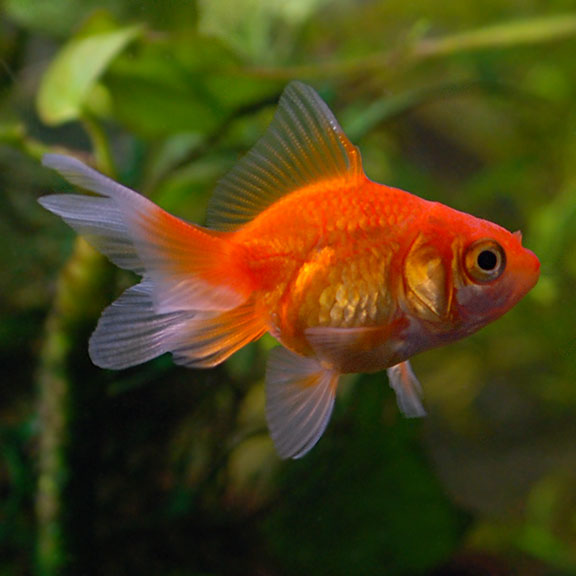
#> input picture Deep_Learning/goldfish.jpg, 576 x 576 px, given as the content of the folder ../../Deep_Learning/goldfish.jpg, which was not available
$ python -i Data_Augmentation.py   (imports and definitions only)
#> lines starting #> are read from the running program, lines starting #| are printed output that depends on the picture; pictures that were not available may be replaced by others from this repository, and a replacement may not be noted
# -*- coding: utf-8 -*-
import cv2
import numpy as np
import os
import os.path

# parameters of augmentation
scale_range = 0.2
shift_range = 0.2
brightness_range = 50

# Impulse noise
def SaltAndPepper(image, noise_density):
    '''
    SP_NoiseImg=src.copy()
    SP_NoiseNum=int(percetage*src.shape[0]*src.shape[1])
    for _ in range(SP_NoiseNum):
        randR=np.random.randint(0,src.shape[0]-1)
        randG=np.random.randint(0,src.shape[1]-1)
        randB=np.random.randint(0,3)
        if np.random.randint(0,1)==0:
            SP_NoiseImg[randR,randG,randB]=0
        else:
            SP_NoiseImg[randR,randG,randB]=255
    return SP_NoiseImg
    '''
    rows, cols = image.shape[:2]
    noise = np.random.choice((0, 1, 2), size=(rows, cols), p=[1 - noise_density, noise_density/2., noise_density/2.])
    noise = np.uint8(noise)
    salt = cv2.bitwise_and(np.uint8(noise == 1), np.uint8(noise_density == 1))
    pepper = cv2.bitwise_and(np.uint8(noise == 2), np.uint8(noise_density == 1))
    noise_image = cv2.addWeighted(image, 1, 0.1 * salt, 0.1, 0)
    noise_image = cv2.addWeighted(noise_image, 1, 0.1 * pepper, 0.1, 0)
    return noise_image

# Gaussian noise
def GaussianNoise(image):
    '''
    G_Noiseimg = image.copy()
    w = image.shape[1]
    h = image.shape[0]
    G_NoiseNum=int(percetage*image.shape[0]*image.shape[1])
    for _ in range(G_NoiseNum):
        temp_x = np.random.randint(0,h)
        temp_y = np.random.randint(0,w)
        G_Noiseimg[temp_x][temp_y][np.random.randint(3)] = np.random.randn(1)[0]
    return G_Noiseimg
    '''
    sigma_range = (0, 20)
    sigma = np.random.uniform(sigma_range[0], sigma_range[1])
    gaussian_noise = np.random.normal(0, sigma, image.shape)
    noise_image = cv2.add(image, gaussian_noise.astype(np.uint8))
    return noise_image

# Brightness
def Brightness(image):
    '''
    image_copy = image.copy()
    w = image.shape[1]
    h = image.shape[0]
    #get brighter
    for xi in range(0,w):
        for xj in range(0,h):
            image_copy[xj,xi,0] = np.clip(int(image[xj,xi,0]*percetage),a_max=255,a_min=0)
            image_copy[xj,xi,1] = np.clip(int(image[xj,xi,1]*percetage),a_max=255,a_min=0)
            image_copy[xj,xi,2] = np.clip(int(image[xj,xi,2]*percetage),a_max=255,a_min=0)
    return image_copy
    '''
    brightness = np.random.randint(-brightness_range, brightness_range)
    brightness_image = cv2.add(image, brightness)
    return brightness_image

# rotate
def Rotate(image, angle_range = 0):
    '''
    (h, w) = image.shape[:2]
    # If no rotation center is specified, the center of the image is set as the rotation center
    if center is None:
        center = (w / 2, h / 2)
    m = cv2.getRotationMatrix2D(center, angle, scale)
    rotated = cv2.warpAffine(image, m, (w, h))
    return rotated
    '''
    angle = np.random.uniform(-angle_range, angle_range)
    rows, cols = image.shape[:2]
    M = cv2.getRotationMatrix2D((cols/2, rows/2), angle, 1)
    rotate_image = cv2.warpAffine(image, M, (cols, rows))
    return rotate_image

# turn over
def Flip(image):
    flip_image = cv2.flip(image, 1)
    return flip_image

# crop
def Crop(image):
    crop_range = (0.8, 1.0)
    rows, cols = image.shape[:2]
    crop_size = int(min(rows, cols) * crop_range[0])
    top = np.random.randint(0, rows - crop_size)
    left = np.random.randint(0, cols - crop_size)
    crop_image = image[top:top+crop_size, left:left+crop_size, :]
    return crop_image

def Shift(image):
    rows, cols = image.shape[:2]
    x_shift = np.random.uniform(-shift_range, shift_range) * cols
    y_shift = np.random.uniform(-shift_range, shift_range) * rows
    M = np.float32([[1, 0, x_shift], [0, 1, y_shift]])
    shift_image = cv2.warpAffine(image, M, (cols, rows))
    return shift_image

def FigAug(root_path):
    # root_path = "../data/train"
#> called with root_path = '../../Deep_Learning/goldfish.jpg'
    for dirpath, dirnames, filenames in os.walk(root_path):
        save_path = dirpath
        print('********')
        print(save_path)
        print('********')
        for file_i in filenames:
            file_i_path = os.path.join(dirpath, file_i)
            print(file_i_path)
            if '.DS_Store' in file_i_path:
                continue

            img_i = cv2.imread(file_i_path)
#> img_i is the input picture: shape (576, 576, 3); mean B, G, R 23.1, 67.4, 77.6
            filename = os.path.basename(file_i_path)

            img_crop = Crop(img_i)
#> in Crop, `crop_image = image[top:top+crop_size, left:left+crop_size, :]`:
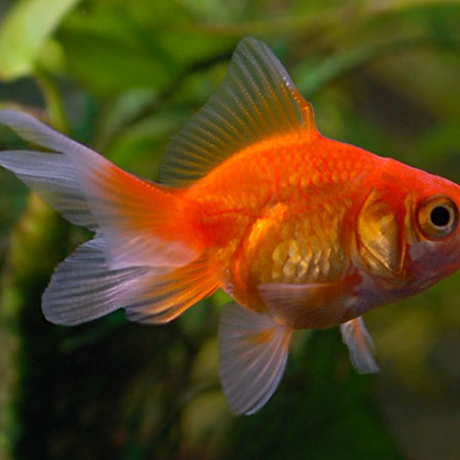
#> crop_image: shape (460, 460, 3); mean B, G, R 27, 70, 90.6
            cv2.imwrite(os.path.join(save_path, 'crop_' + filename), img_crop)

            img_flip = Flip(img_i)
#> in Flip, `flip_image = cv2.flip(image, 1)`:
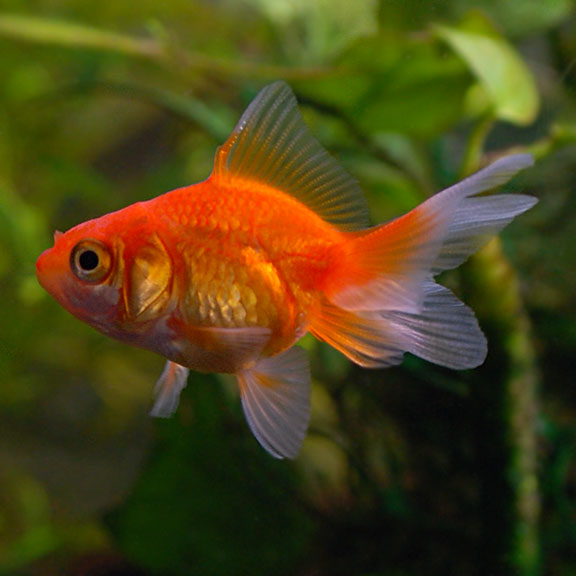
#> flip_image: shape (576, 576, 3); mean B, G, R 23.1, 67.4, 77.6
            cv2.imwrite(os.path.join(save_path, 'flip_' + filename), img_flip)

            img_rotate1 = Rotate(img_i, 90)
#> in Rotate, `rotate_image = cv2.warpAffine(image, M, (cols, rows))`:
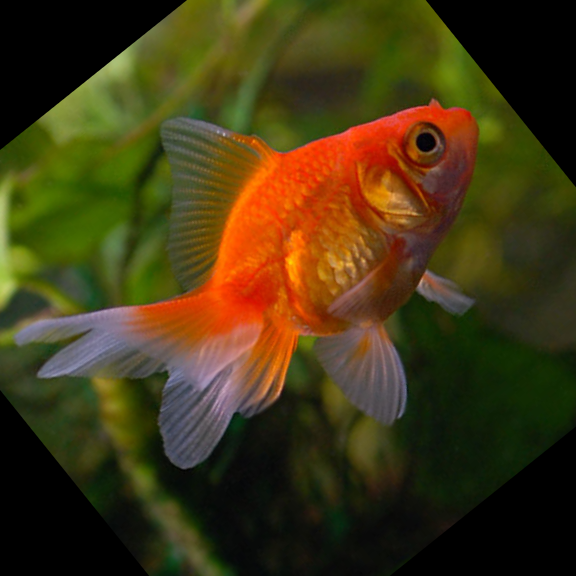
#> rotate_image: shape (576, 576, 3); mean B, G, R 19.6, 55.2, 67.1
            cv2.imwrite(os.path.join(save_path, 'rotate90_' + filename), img_rotate1)
            img_rotate2 = Rotate(img_i, 180)
#> call 2 of Rotate, with angle_range = 180
#> in Rotate (call 2), `rotate_image = cv2.warpAffine(image, M, (cols, rows))`:
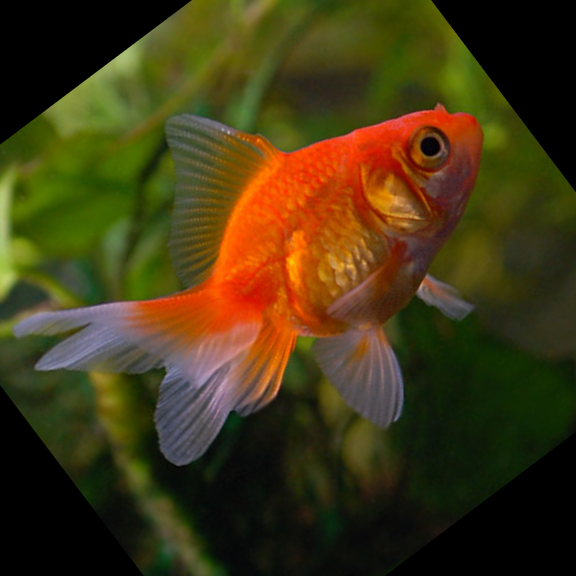
#> rotate_image: shape (576, 576, 3); mean B, G, R 19.7, 55.3, 67.2
            cv2.imwrite(os.path.join(save_path, 'rotate180_' + filename), img_rotate2)
            img_rotate3 = Rotate(img_i, 270)
#> call 3 of Rotate, with angle_range = 270
#> in Rotate (call 3), `rotate_image = cv2.warpAffine(image, M, (cols, rows))`:
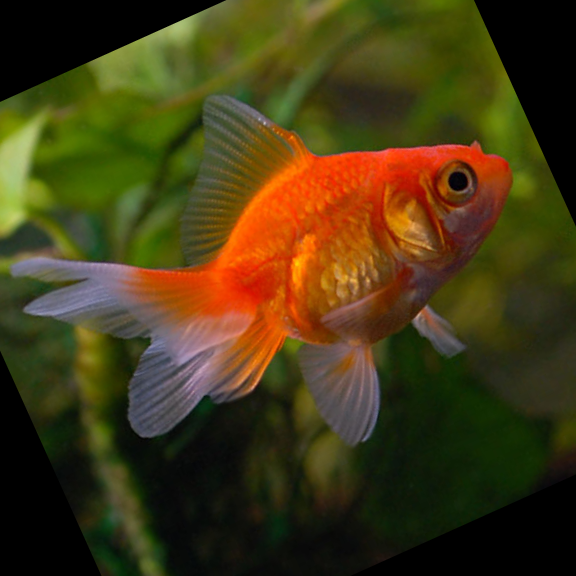
#> rotate_image: shape (576, 576, 3); mean B, G, R 20.5, 57.7, 69.2
            cv2.imwrite(os.path.join(save_path, 'rotate270_' + filename), img_rotate3)

            img_shift = Shift(img_i)
#> in Shift, `shift_image = cv2.warpAffine(image, M, (cols, rows))`:
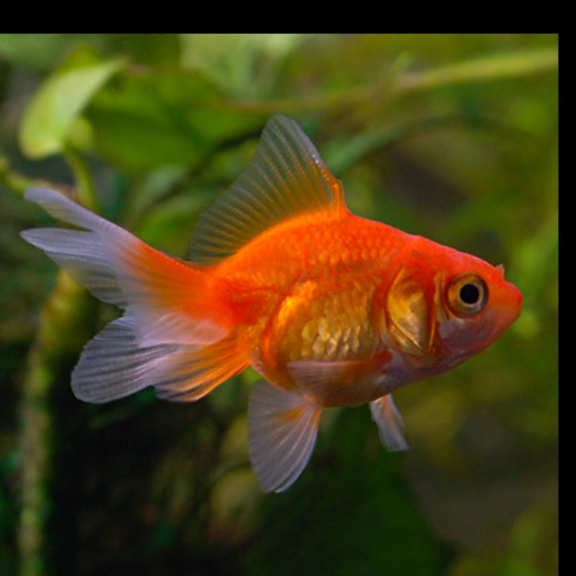
#> shift_image: shape (576, 576, 3); mean B, G, R 22.1, 64.3, 75.3
            cv2.imwrite(os.path.join(save_path, 'shift_' + filename), img_shift)

            img_brighter = Brightness(img_i)
            cv2.imwrite(os.path.join(save_path, 'brighter_' + filename), img_brighter)

            img_salt = SaltAndPepper(img_i, 0.01)
            cv2.imwrite(os.path.join(save_path, 'salt_' + filename), img_salt)

            img_gaussian = GaussianNoise(img_i)
            cv2.imwrite(os.path.join(save_path, 'gaussian_' + filename), img_gaussian)

# [3 lines not run here, left out]

#> (the run stopped early here; a loop or call above may not have finished)
